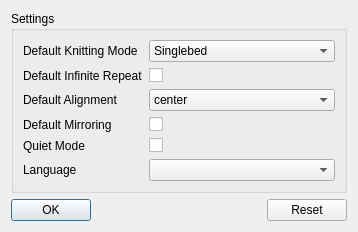
<?xml version="1.0" encoding="UTF-8"?>
<ui version="4.0">
 <class>PrefsDialog</class>
 <widget class="QDialog" name="prefs_dialog">
  <property name="modal">
   <bool>true</bool>
  </property>
  <property name="windowTitle">
   <string>Set Preferences</string>
  </property>
  <layout class="QGridLayout" name="prefs_grid">
   <item row="0" column="0" rowspan="1" colspan="5">
    <widget class="QGroupBox" name="prefs_group">
     <property name="flat">
      <bool>true</bool>
     </property>
     <property name="title">
      <string>Settings</string>
     </property>
     <layout class="QGridLayout" name="prefs_form">
      <item row="0" column="0">
       <widget class="QLabel" name="default_knitting_mode_label">
        <property name="text">
         <string>Default Knitting Mode</string>
        </property>
       </widget>
      </item>
      <item row="0" column="1">
       <widget class="QComboBox" name="default_knitting_mode_box">
        <item>
         <property name="text">
          <string notr="true">Singlebed</string>
         </property>
        </item>
        <item>
         <property name="text">
          <string notr="true">Ribber: Classic</string>
         </property>
        </item>
        <item>
         <property name="text">
          <string notr="true">Ribber: Middle-Colors-Twice</string>
         </property>
        </item>
        <item>
         <property name="text">
          <string notr="true">Ribber: Heart of Pluto</string>
         </property>
        </item>
        <item>
         <property name="text">
          <string notr="true">Ribber: Circular</string>
         </property>
        </item>
       </widget>
      </item>
      <item row="1" column="0">
       <widget class="QLabel" name="default_infinite_repeat_label">
        <property name="text">
         <string>Default Infinite Repeat</string>
        </property>
       </widget>
      </item>
      <item row="1" column="1">
       <widget class="QCheckBox" name="default_infinite_repeat_checkbox"/>
      </item>
      <item row="2" column="0">
       <widget class="QLabel" name="default_alignment_label">
        <property name="text">
         <string>Default Alignment</string>
        </property>
       </widget>
      </item>
      <item row="2" column="1">
       <widget class="QComboBox" name="default_alignment_box">
        <item>
         <property name="text">
          <string>center</string>
         </property>
        </item>
        <item>
         <property name="text">
          <string>left</string>
         </property>
        </item>
        <item>
         <property name="text">
          <string>right</string>
         </property>
        </item>
       </widget>
      </item>
      <item row="3" column="0">
       <widget class="QLabel" name="automatic_mirroring_label">
        <property name="text">
         <string>Default Mirroring</string>
        </property>
       </widget>
      </item>
      <item row="3" column="1">
       <widget class="QCheckBox" name="automatic_mirroring_checkbox"/>
      </item>
      <item row="4" column="0">
       <widget class="QLabel" name="quiet_mode_label">
        <property name="text">
         <string>Quiet Mode</string>
        </property>
       </widget>
      </item>
      <item row="4" column="1">
       <widget class="QCheckBox" name="quiet_mode_checkbox"/>
      </item>
      <item row="5" column="0">
       <widget class="QLabel" name="language_label">
        <property name="text">
         <string>Language</string>
        </property>
       </widget>
      </item>
      <item row="5" column="1">
       <widget class="QComboBox" name="language_box">
       </widget>
      </item>
     </layout>
    </widget>
   </item>
   <item row="1" column="0" rowspan="1" colspan="1">
    <widget class="QPushButton" name="enter">
     <property name="text">
      <string>OK</string>
     </property>
    </widget>
   </item>
   <item row="1" column="4" rowspan="1" colspan="1">
    <widget class="QPushButton" name="reset">
     <property name="text">
      <string>Reset</string>
     </property>
    </widget>
   </item>
  </layout>
 </widget>
 <resources/>
 <connections/>
 <slots/>
</ui>
